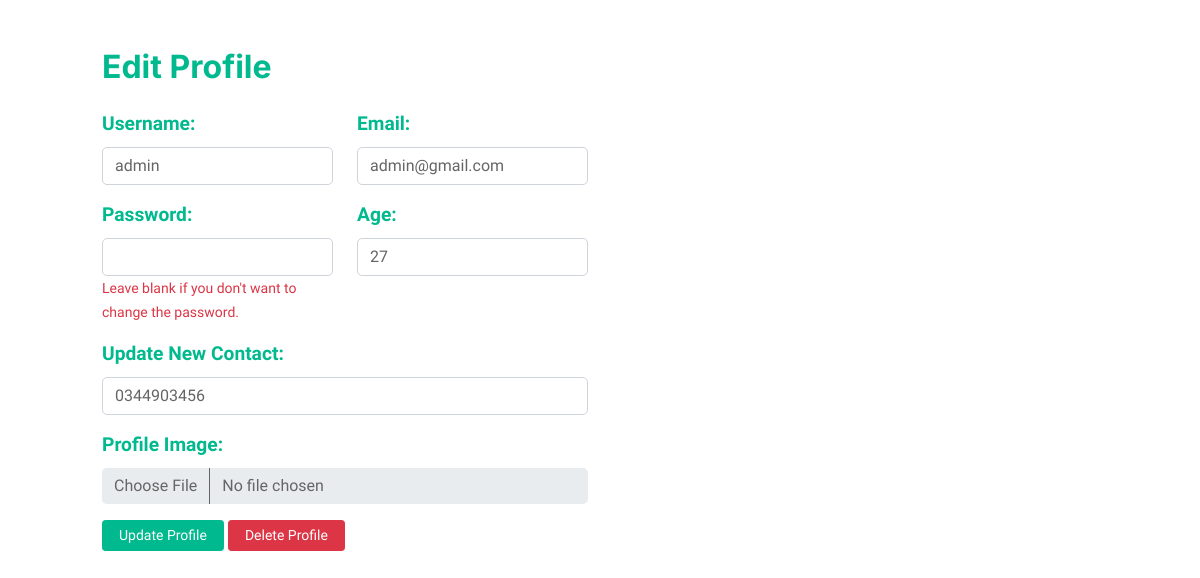
Page /edit_profile.php (signed in) on the committed database.
### tables this page shows
CREATE TABLE `users` (
  `id` int(11) NOT NULL,
  `username` varchar(255) NOT NULL,
  `email` varchar(255) NOT NULL,
  `password` varchar(255) NOT NULL,
  `age` int(11) NOT NULL,
  `contact` varchar(255) NOT NULL,
  `profileimage` varchar(255) DEFAULT NULL,
  `AcceptTerm` tinyint(1) NOT NULL DEFAULT 0,
  `role` enum('user','employee','admin') NOT NULL,
  `created_at` datetime DEFAULT current_timestamp(),
  `expires_at` datetime DEFAULT NULL,
  `access_token` varchar(255) DEFAULT NULL
);

### edit_profile.php (the view, shortened to what this page needs)
<?php
include('config/db_connection.php');
$id = $_SESSION['id'];
$query = "SELECT * FROM users WHERE id = $id";
$result = mysqli_query($mysqli, $query);
$user = mysqli_fetch_assoc($result);
?>
<!DOCTYPE html>
<html>
<head>
    <link href="https://cdnjs.cloudflare.com/ajax/libs/font-awesome/5.10.0/css/all.min.css" rel="stylesheet">
    <link href="https://cdn.jsdelivr.net/npm/bootstrap-icons@1.4.1/font/bootstrap-icons.css" rel="stylesheet">
    <link href="lib/animate/animate.min.css" rel="stylesheet">
    <link href="lib/owlcarousel/assets/owl.carousel.min.css" rel="stylesheet">
    <link href="css/bootstrap.min.css" rel="stylesheet">
    <link href="css/style.css" rel="stylesheet">
</head>
<body class="bg-white">
    <div class="container mt-5">
        <div class="row m-5">
            <h2 class="text-primary mb-4">Edit Profile</h2>
            <div class="col-lg-6">
            <form method="post" action="edit_profile.php" enctype="multipart/form-data">
            <div class="row">
                <div class="col-6">
                <div class="mb-3">
                <label for="username" class="form-label text-primary">Username:</label>
                <input type="text" class="form-control" id="username" name="username" value="<?php echo htmlspecialchars($user['username']); ?>">
            </div>
                </div>
                <div class="col-6">
                <div class="mb-3">
                <label for="email" class="form-label text-primary">Email:</label>
                <input type="email" class="form-control" id="email" name="email" value="<?php echo htmlspecialchars($user['email']); ?>">
            </div>
                </div>
            </div>
            <div class="row">
                <div class="col-6">
                <div class="mb-3">
                <label for="password" class="form-label text-primary">Password:</label>
                <input type="password" class="form-control" id="password" name="password">
                <small class="form-text text-danger">Leave blank if you don't want to change the password.</small>
            </div>
                </div>
                <div class="col-6">
                <div class="mb-3">
                <label for="age" class="form-label text-primary">Age:</label>
                <input type="text" class="form-control" id="age" name="age" value="<?php echo htmlspecialchars($user['age']); ?>">
            </div>
                </div>
            </div>
            <div class="mb-3">
                <label for="contact" class="form-label text-primary">Update New Contact:</label>
                <input type="text" class="form-control" id="contact" name="contact" value="<?php echo htmlspecialchars($user['contact']); ?>">
            </div>
            <div class="mb-3 custom-file-upload">
                <label for="profileimage" class="form-label text-primary">Profile Image:</label>
                <input type="file" class="form-control" id="profileimage" name="profileimage" style="border: none; box-shadow: none;">
            </div>
            <button type="submit" class="btn btn-primary btn-sm px-3 text-white">Update Profile</button>
            <a href="javascript:void(0);" onclick="confirmDelete()" class="btn btn-danger btn-sm px-3 text-white">Delete Profile</a>
        </form>
            </div>
        </div>
    </div>
</body>
</html>

### css/style.css (style rules this page uses)
:root { --primary: #00B98E; --secondary: #FF6922; --light: #EFFDF5; --dark: #0E2E50; }
.btn { transition: .5s; }
.btn.btn-primary, .btn.btn-secondary { color: #FFFFFF; }

### edit_profile.php (style rules this page uses)
.form-label { font-weight: bold; font-size: 1.2em; color: #007BFF; }

### rows in the picture
users: username "admin", email "admin@gmail.com", age "27", contact "0344903456"
